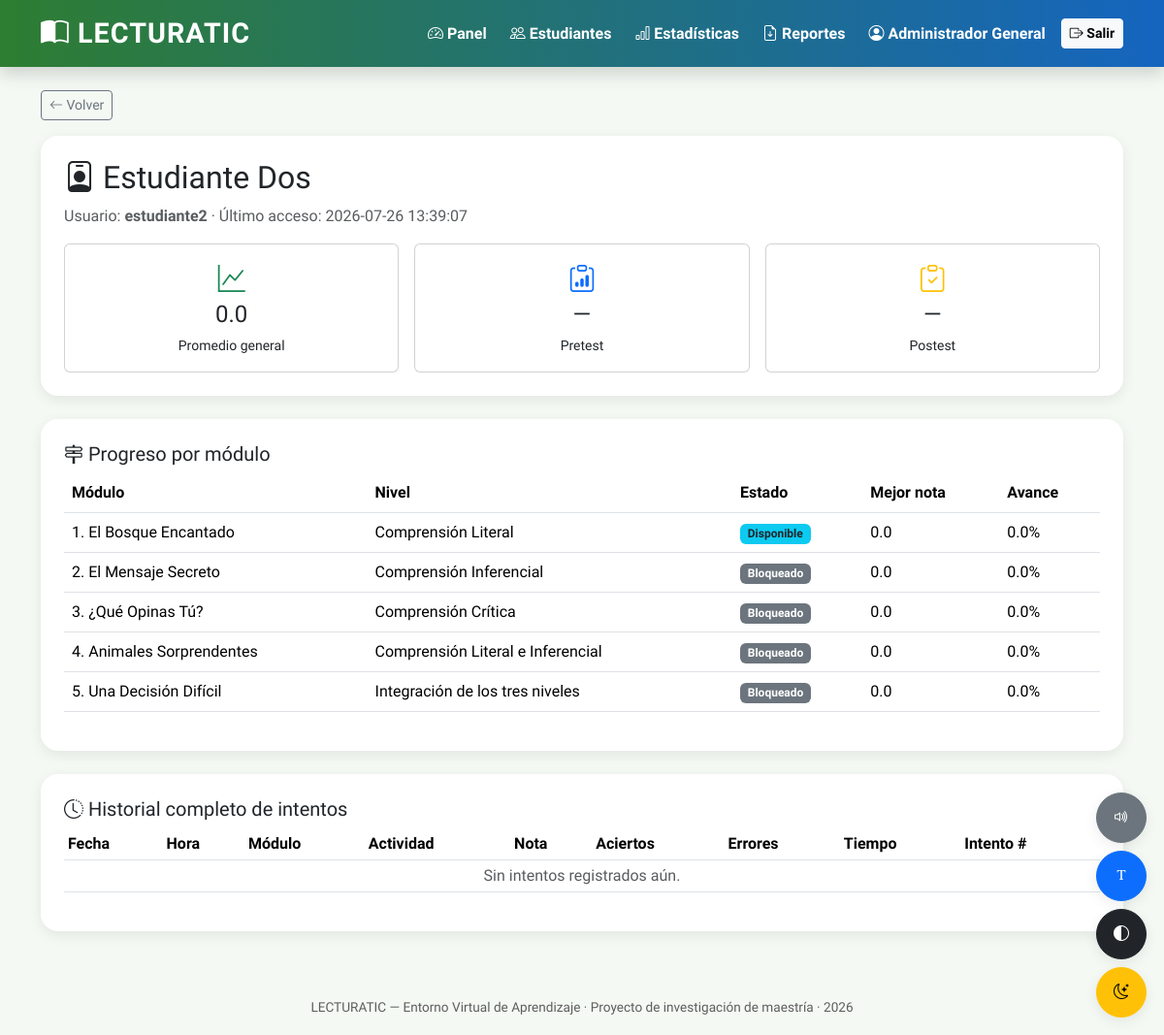
The page /admin/estudiantes/3/detalle (signed in) on the database as committed earlier.
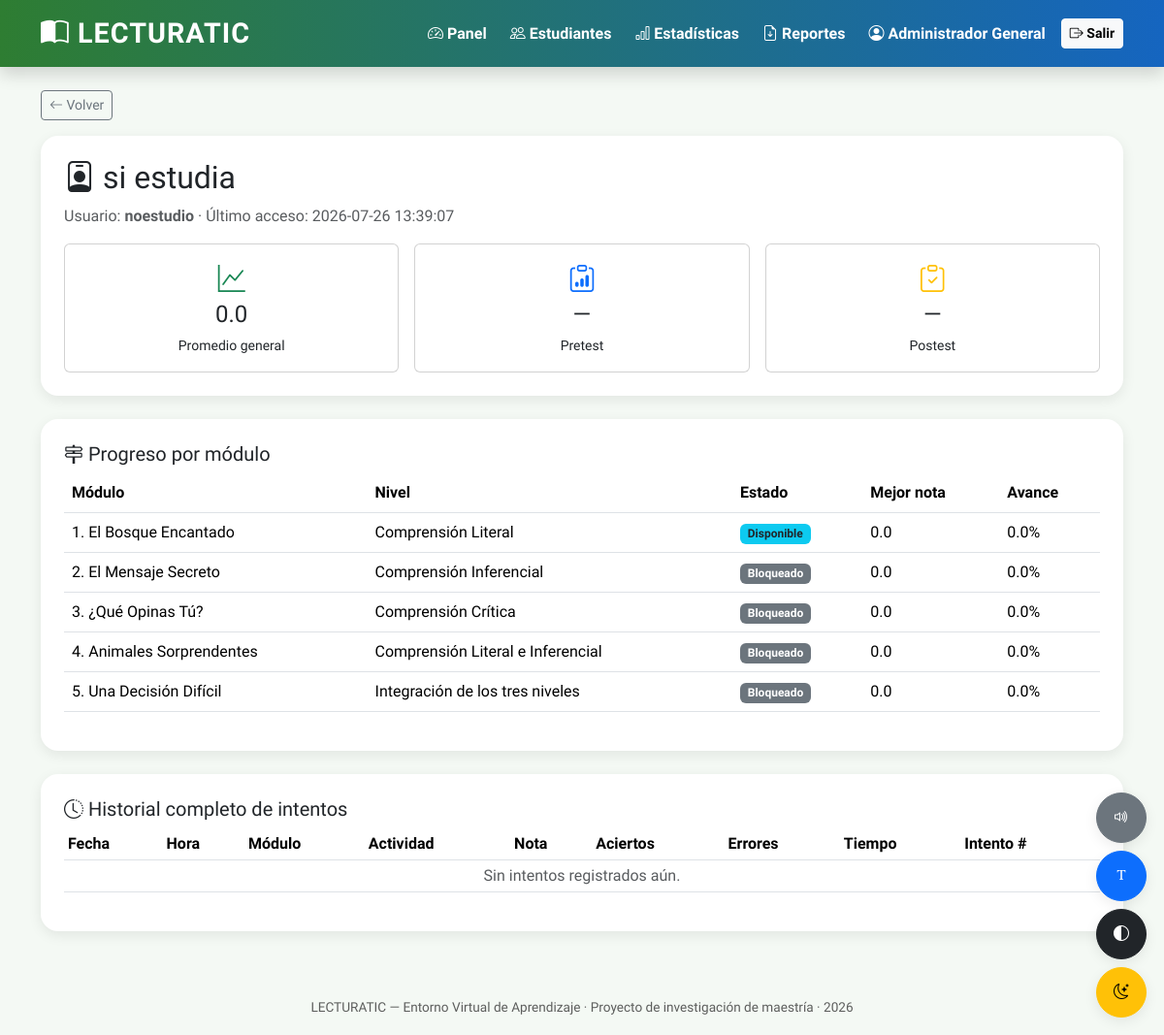
The same page on the database as committed later.
### tables this page shows
CREATE TABLE "usuarios" (
	"id"	INTEGER,
	"usuario"	TEXT NOT NULL UNIQUE,
	"nombre_completo"	TEXT NOT NULL,
	"password_hash"	TEXT NOT NULL,
	"rol"	NUMERIC NOT NULL CHECK("rol" IN ('admin', 'estudiante')),
	"avatar"	TEXT DEFAULT 'avatar1.png',
	"fecha_creacion"	TEXT NOT NULL,
	"ultimo_acceso"	TEXT,
	"activo"	INTEGER DEFAULT 1,
	PRIMARY KEY("id" AUTOINCREMENT)
);

CREATE TABLE progreso (
            id INTEGER PRIMARY KEY AUTOINCREMENT,
            usuario_id INTEGER NOT NULL,
            modulo_id INTEGER NOT NULL,
            desbloqueado INTEGER DEFAULT 0,
            aprobado INTEGER DEFAULT 0,
            mejor_nota REAL DEFAULT 0,
            porcentaje_avance REAL DEFAULT 0,
            tiempo_total_segundos INTEGER DEFAULT 0,
            estado TEXT DEFAULT 'bloqueado',
            UNIQUE(usuario_id, modulo_id),
            FOREIGN KEY (usuario_id) REFERENCES usuarios(id),
            FOREIGN KEY (modulo_id) REFERENCES modulos(id)
        );

CREATE TABLE modulos (
            id INTEGER PRIMARY KEY,
            orden INTEGER NOT NULL,
            titulo TEXT NOT NULL,
            nivel TEXT,
            descripcion TEXT,
            nota_minima REAL DEFAULT 3.5
        );

### app.py (the view)
@app.route("/admin/estudiantes/<int:usuario_id>/detalle")
@admin_requerido
def admin_detalle_estudiante(usuario_id):
    conn = get_db()
    estudiante = conn.execute("SELECT * FROM usuarios WHERE id = ?", (usuario_id,)).fetchone()
    if not estudiante:
        abort(404)
    progreso = conn.execute("""
        SELECT progreso.*, modulos.titulo, modulos.nivel, modulos.orden FROM progreso
        JOIN modulos ON modulos.id = progreso.modulo_id
        WHERE progreso.usuario_id = ? ORDER BY modulos.orden
    """, (usuario_id,)).fetchall()
    intentos = conn.execute("""
        SELECT intentos.*, modulos.titulo as modulo_titulo FROM intentos
        JOIN modulos ON modulos.id = intentos.modulo_id
        WHERE intentos.usuario_id = ? ORDER BY intentos.id DESC
    """, (usuario_id,)).fetchall()
    pretest = conn.execute("SELECT * FROM pretest_postest WHERE usuario_id=? AND tipo='pretest'",
                            (usuario_id,)).fetchone()
    postest = conn.execute("SELECT * FROM pretest_postest WHERE usuario_id=? AND tipo='postest'",
                            (usuario_id,)).fetchone()
    conn.close()
    promedio = calcular_promedio_general(usuario_id)
    return render_template("admin/detalle_estudiante.html", estudiante=estudiante,
                            progreso=progreso, intentos=intentos, promedio=promedio,
                            pretest=pretest, postest=postest)

### app.py (called while the page is built)
def admin_requerido(f):
    @wraps(f)
    def decorado(*args, **kwargs):
        if "usuario_id" not in session:
            return redirect(url_for("login"))
        if session.get("rol") != "admin":
            abort(403)
        return f(*args, **kwargs)
    return decorado

### database.py (called while the page is built)
def get_db():
    conn = sqlite3.connect(DB_PATH)
    conn.row_factory = sqlite3.Row
    conn.execute("PRAGMA foreign_keys = ON")
    return conn

### logica.py (called while the page is built)
def calcular_promedio_general(usuario_id):
    conn = get_db()
    cur = conn.cursor()
    cur.execute("""
        SELECT AVG(mejor_nota) as promedio FROM progreso
        WHERE usuario_id = ? AND mejor_nota > 0
    """, (usuario_id,))
    row = cur.fetchone()
    conn.close()
    return round(row["promedio"], 1) if row and row["promedio"] else 0.0

### templates/admin/detalle_estudiante.html (shortened to what this page needs)
{% extends "base.html" %}
{% block contenido %}
<a href="{{ url_for('admin_estudiantes') }}" class="btn btn-outline-secondary btn-sm mb-3"><i class="bi bi-arrow-left"></i> Volver</a>
<div class="card card-suave p-4 mb-4">
  <h2><i class="bi bi-person-badge"></i> {{ estudiante.nombre_completo }}</h2>
  <p class="text-muted">Usuario: <b>{{ estudiante.usuario }}</b> &middot; Último acceso: {{ estudiante.ultimo_acceso or "Sin registro" }}</p>
  <div class="row g-3">
    <div class="col-md-4"><div class="card p-3 text-center"><i class="bi bi-graph-up text-success fs-3"></i><h4>{{ promedio }}</h4><small>Promedio general</small></div></div>
    <div class="col-md-4"><div class="card p-3 text-center"><i class="bi bi-clipboard-data text-primary fs-3"></i><h4>{{ pretest.nota if pretest else "—" }}</h4><small>Pretest</small></div></div>
    <div class="col-md-4"><div class="card p-3 text-center"><i class="bi bi-clipboard-check text-warning fs-3"></i><h4>{{ postest.nota if postest else "—" }}</h4><small>Postest</small></div></div>
  </div>
</div>
<div class="card card-suave p-4 mb-4">
  <h5><i class="bi bi-signpost-2"></i> Progreso por módulo</h5>
  <table class="table">
    <thead><tr><th>Módulo</th><th>Nivel</th><th>Estado</th><th>Mejor nota</th><th>Avance</th></tr></thead>
    <tbody>
      {% for p in progreso %}
      <tr>
        <td>{{ p.orden }}. {{ p.titulo }}</td>
        <td>{{ p.nivel }}</td>
        <td>
          {% if p.aprobado %}<span class="badge bg-success">Aprobado</span>
          {% elif p.desbloqueado %}<span class="badge bg-info text-dark">Disponible</span>
          {% else %}<span class="badge bg-secondary">Bloqueado</span>{% endif %}
        </td>
        <td>{{ p.mejor_nota }}</td>
        <td>{{ p.porcentaje_avance }}%</td>
      </tr>
      {% endfor %}
    </tbody>
  </table>
</div>
<div class="card card-suave p-4">
  <h5><i class="bi bi-clock-history"></i> Historial completo de intentos</h5>
  <div class="table-responsive">
  <table class="table table-sm">
    <thead><tr><th>Fecha</th><th>Hora</th><th>Módulo</th><th>Actividad</th><th>Nota</th><th>Aciertos</th><th>Errores</th><th>Tiempo</th><th>Intento #</th></tr></thead>
    <tbody>
      {% for i in intentos %}
      <tr>
        <td>{{ i.fecha }}</td><td>{{ i.hora }}</td><td>{{ i.modulo_titulo }}</td>
        <td>{{ i.tipo_actividad.replace('_',' ')|capitalize }}</td>
        <td><b>{{ i.nota }}</b></td><td>{{ i.aciertos }}</td><td>{{ i.errores }}</td>
        <td>{{ i.tiempo_segundos }}s</td><td>{{ i.numero_intento }}</td>
      </tr>
      {% else %}
      <tr><td colspan="9" class="text-center text-muted">Sin intentos registrados aún.</td></tr>
      {% endfor %}
    </tbody>
  </table>
  </div>
</div>
{% endblock %}

### templates/base.html (shortened to what this page needs)
<!DOCTYPE html>
<html lang="es">
<head>
<link href="https://cdn.jsdelivr.net/npm/bootstrap@5.3.3/dist/css/bootstrap.min.css" rel="stylesheet">
<link rel="stylesheet" href="https://cdn.jsdelivr.net/npm/bootstrap-icons@1.11.3/font/bootstrap-icons.css">
<link rel="stylesheet" href="{{ url_for('static', filename='css/style.css') }}">
</head>
<body class="{% if session.get('pref_tema') == 'oscuro' %}tema-oscuro{% endif %}">
{% if session.get('usuario_id') %}
<nav class="navbar navbar-expand-lg navbar-lecturatic mb-4 sticky-top shadow">
  <div class="container">
    <a class="navbar-brand logo-lecturatic" href="{{ url_for('index') }}">
      <i class="bi bi-book-half"></i> LECTURATIC
    </a>
    <div class="collapse navbar-collapse" id="navMenu">
      <ul class="navbar-nav ms-auto align-items-lg-center gap-2">
        {% if session.get('rol') == 'estudiante' %}
          <li class="nav-item"><a class="nav-link" href="{{ url_for('estudiante_dashboard') }}"><i class="bi bi-house-door"></i> Mi Aventura</a></li>
        {% else %}
          <li class="nav-item"><a class="nav-link" href="{{ url_for('admin_dashboard') }}"><i class="bi bi-speedometer2"></i> Panel</a></li>
          <li class="nav-item"><a class="nav-link" href="{{ url_for('admin_estudiantes') }}"><i class="bi bi-people"></i> Estudiantes</a></li>
          <li class="nav-item"><a class="nav-link" href="{{ url_for('admin_estadisticas') }}"><i class="bi bi-bar-chart"></i> Estadísticas</a></li>
          <li class="nav-item"><a class="nav-link" href="{{ url_for('admin_reportes') }}"><i class="bi bi-file-earmark-arrow-down"></i> Reportes</a></li>
        {% endif %}
        <li class="nav-item">
          <span class="nav-link"><i class="bi bi-person-circle"></i> {{ session.get('nombre_completo') }}</span>
        </li>
        <li class="nav-item">
          <a class="btn btn-sm btn-light fw-bold" href="{{ url_for('logout') }}"><i class="bi bi-box-arrow-right"></i> Salir</a>
        </li>
      </ul>
    </div>
  </div>
</nav>
{% endif %}
<div class="container mb-5">
  {% block contenido %}{% endblock %}
</div>
<footer class="footer-lecturatic">
  LECTURATIC &mdash; Entorno Virtual de Aprendizaje &middot; Proyecto de investigación de maestría &middot; {{ 2026 }}
</footer>
{% if session.get('usuario_id') %}
<div class="barra-accesibilidad d-flex flex-column gap-2">
  <button id="btnVoz" class="btn btn-secondary" title="Leer en voz alta"><i class="bi bi-volume-up"></i></button>
  <button id="btnFuente" class="btn btn-primary" title="Aumentar letra"><i class="bi bi-fonts"></i></button>
  <button id="btnContraste" class="btn btn-dark" title="Alto contraste"><i class="bi bi-circle-half"></i></button>
  <button id="btnTema" class="btn btn-warning" title="Modo oscuro/claro"><i class="bi bi-moon-stars"></i></button>
</div>
{% endif %}
</body>
</html>

### static/css/style.css (style rules this page uses)
:root { --color-primario: #2E7D32; --color-secundario: #1565C0; --color-acento: #FF9800; --color-fondo: #F4F9F4; --color-tarjeta: #FFFFFF; --color-texto: #2B2B2B; --radio-borde: 18px; --sombra-suave: 0 4px 14px rgba(0,0,0,0.08); --fuente-base: 'Baloo 2', 'Comic Sans MS', 'Trebuchet MS', sans-serif; }
body { font-family: var(--fuente-base); background-color: var(--color-fondo); color: var(--color-texto); transition: background-color .3s ease, color .3s ease; }
.navbar-lecturatic { background: linear-gradient(90deg, var(--color-primario), var(--color-secundario)); }
.navbar-lecturatic .navbar-brand, .navbar-lecturatic .nav-link { color: #fff !important; font-weight: 700; }
.logo-lecturatic { font-size: 1.8rem; font-weight: 800; letter-spacing: 1px; }
.card-suave { background-color: var(--color-tarjeta); border-radius: var(--radio-borde); box-shadow: var(--sombra-suave); border: none; transition: transform .2s ease, box-shadow .2s ease; }
.barra-accesibilidad { position: fixed; bottom: 18px; right: 18px; z-index: 2000; }
.barra-accesibilidad .btn { border-radius: 50%; width: 52px; height: 52px; box-shadow: var(--sombra-suave); }
footer.footer-lecturatic { padding: 1.2rem 0; text-align: center; font-size: 0.85rem; opacity: 0.75; }

Rows that differ between the two databases and show on the page:
changed usuarios: nombre_completo "Estudiante Dos" → "si estudia"; usuario "estudiante2" → "noestudio"
